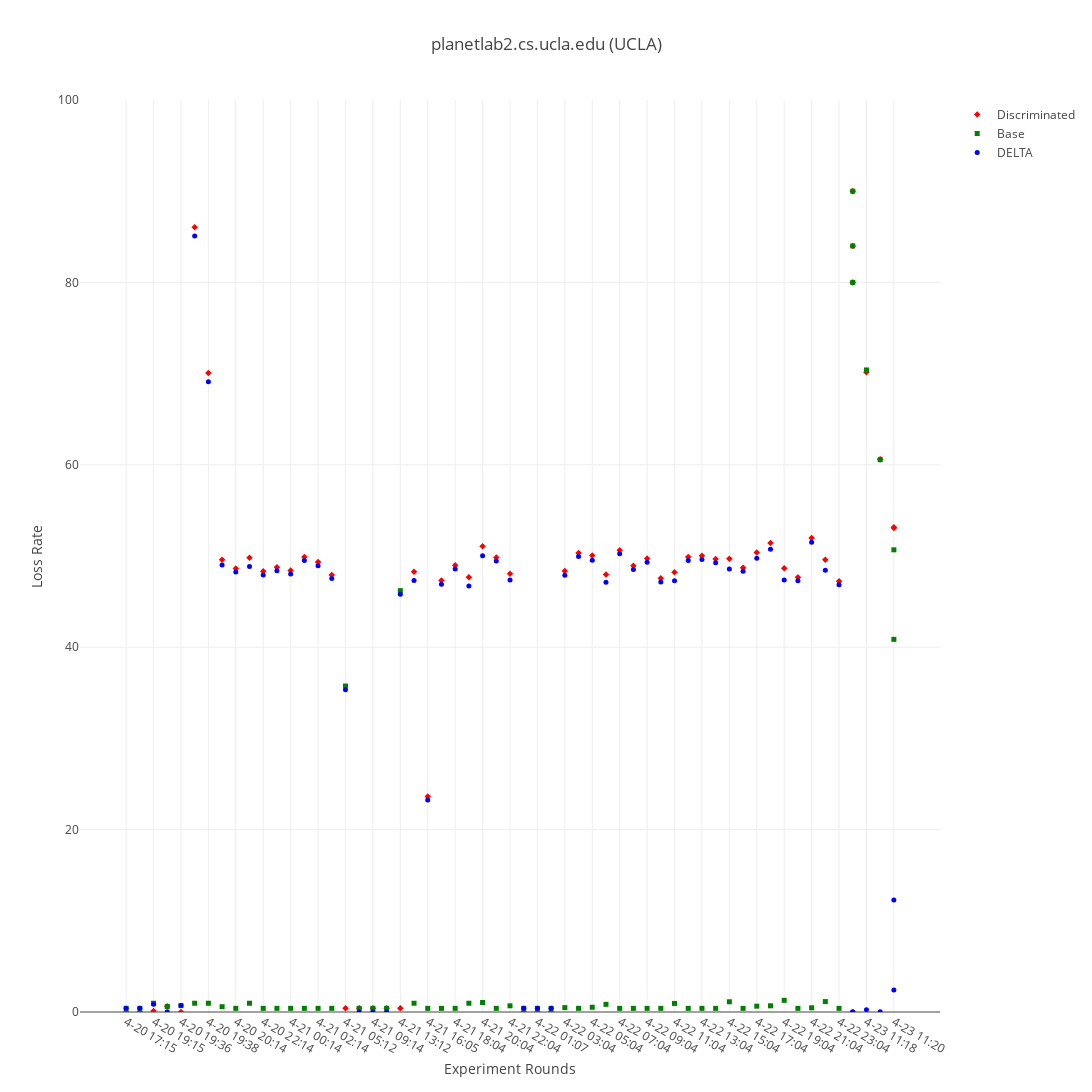
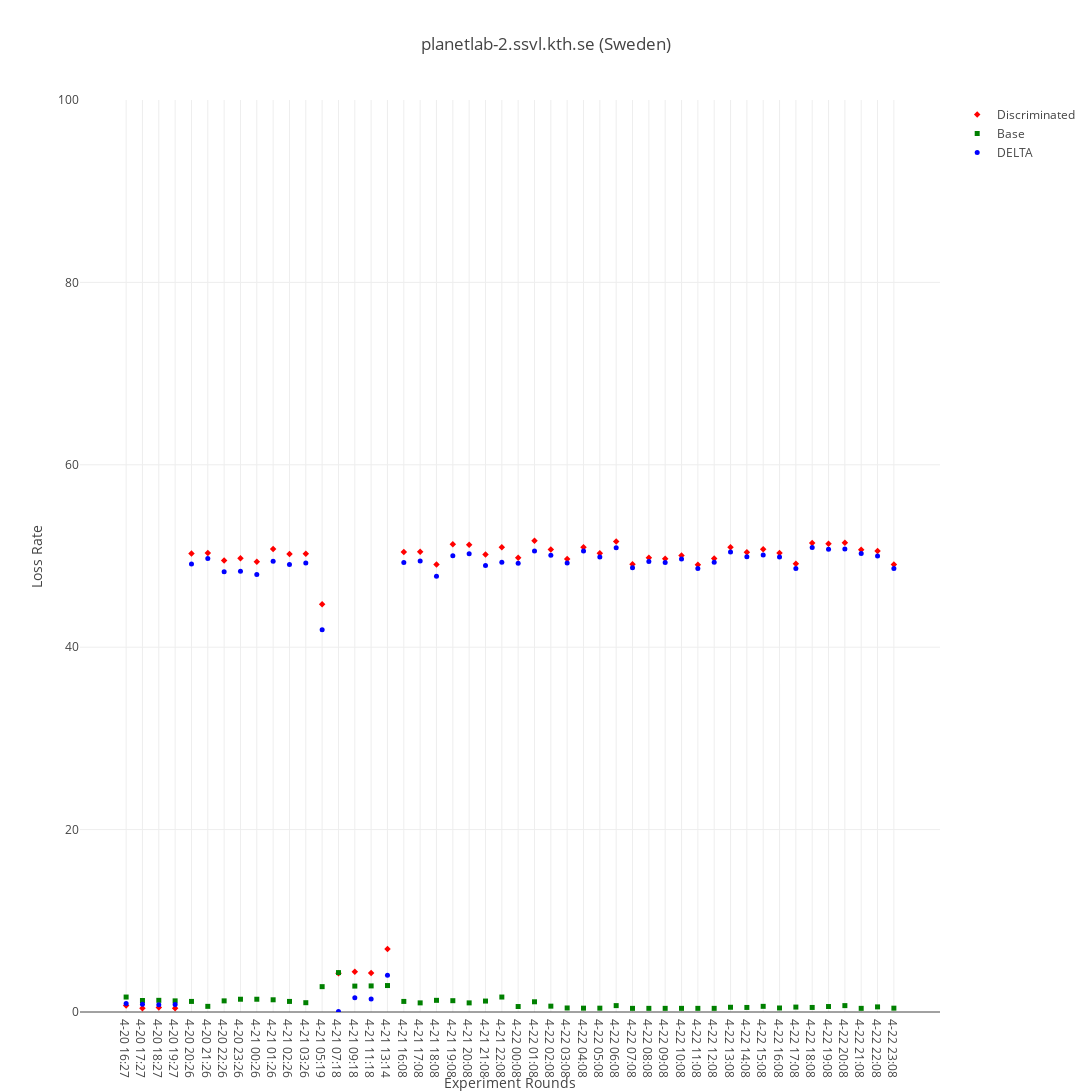
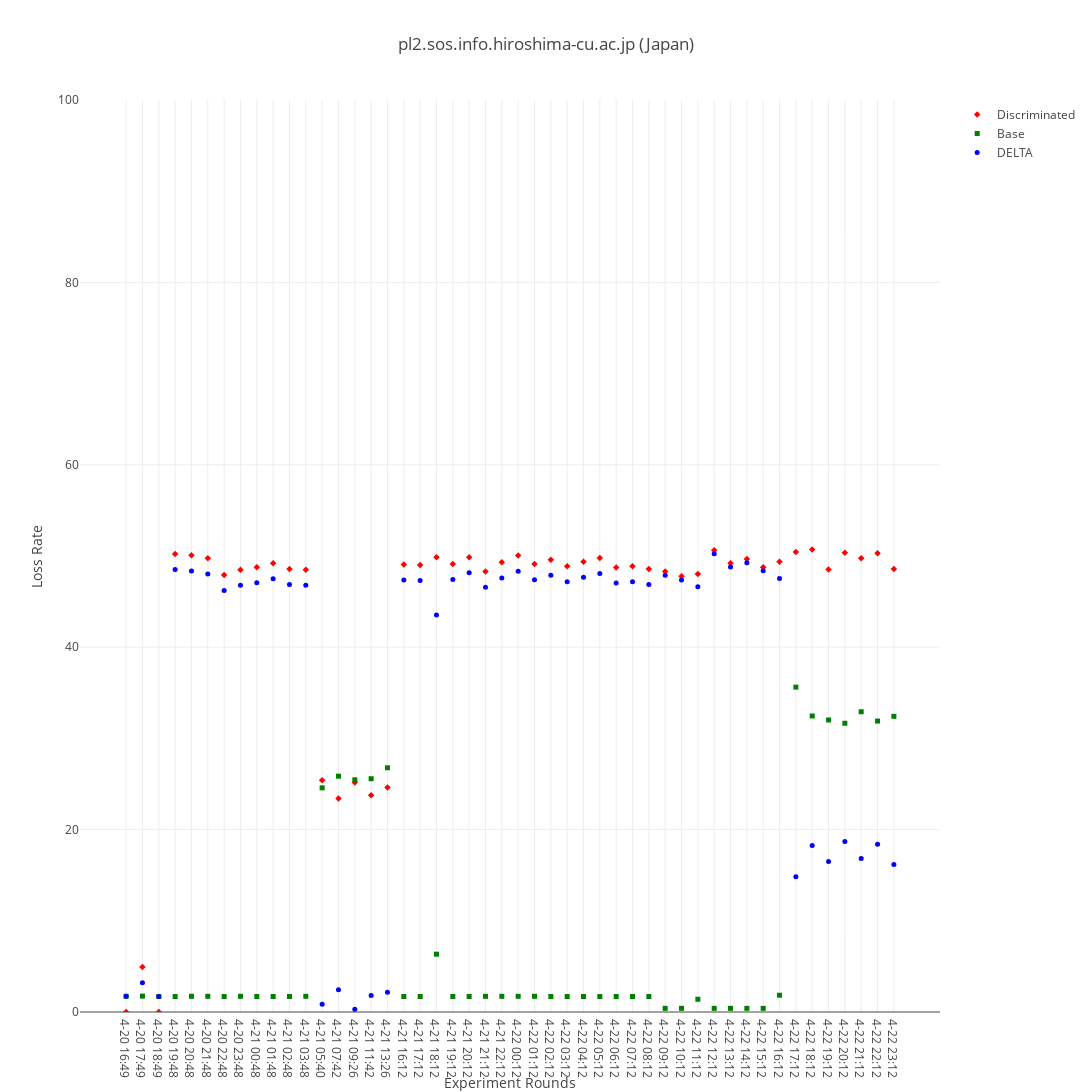
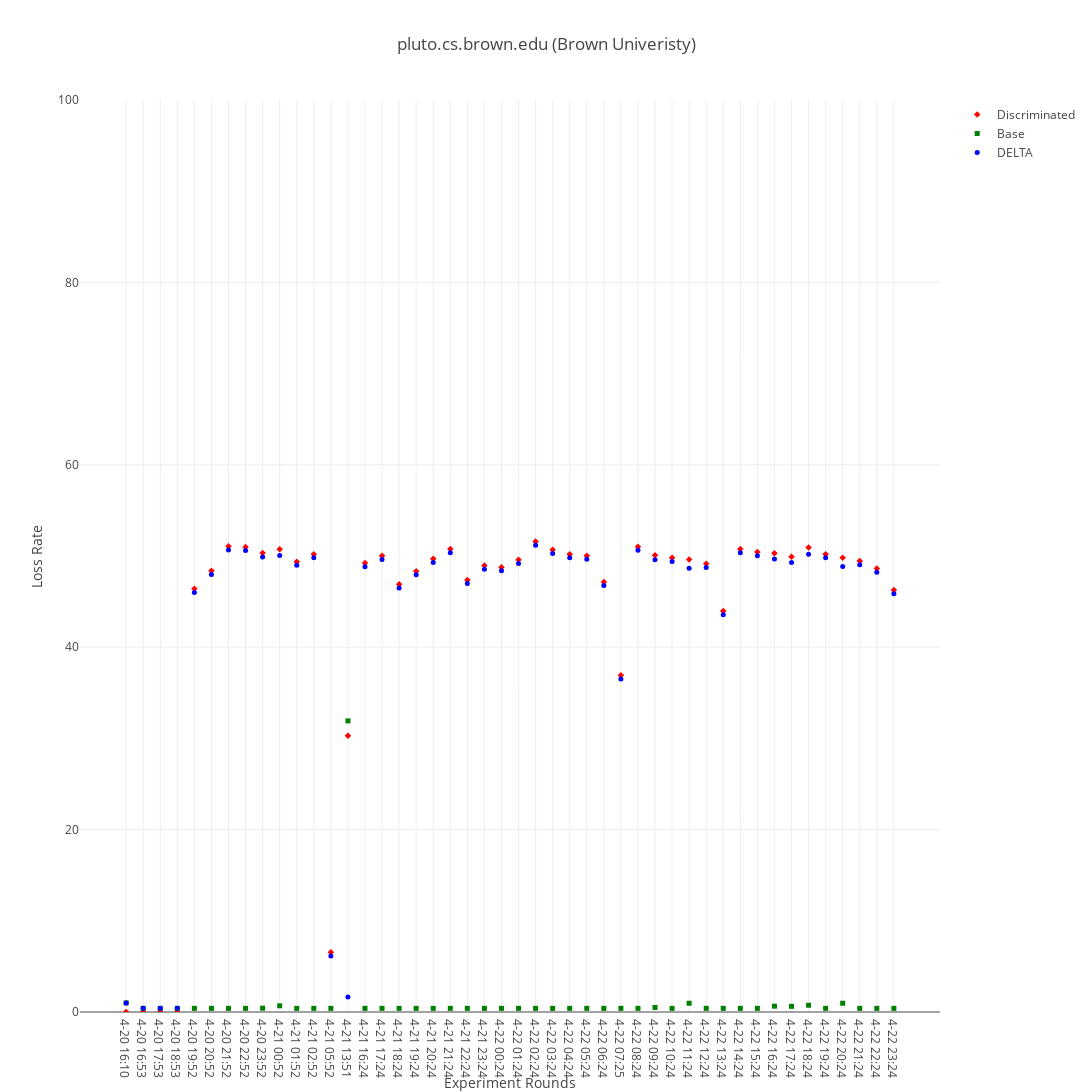

The cell these charts' notebook holds for them, in order:
### Code cell
data = pd.read_csv("Compression.csv")

sourceIp = {'131.179.150.72':'planetlab2.cs.ucla.edu', '192.16.125.12':'planetlab-2.ssvl.kth.se', '165.242.90.129':'pl2.sos.info.hiroshima-cu.ac.jp', '192.91.235.230':'pluto.cs.brown.edu'}
country = ['UCLA','Sweden','Japan','Brown Univeristy']
#experiments = ['Compression']

count = 0
for key in sourceIp.keys():
    x ,y, z, diff = parse(key, data)
    draw(x,y,z,diff,sourceIp[key], country[count] ,isSecondDay = False)
    count = count + 1
